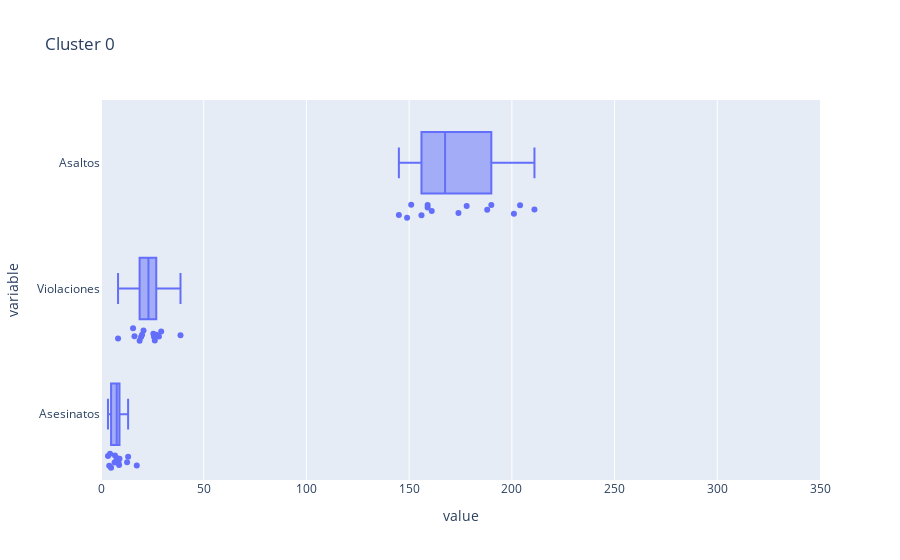

Write notebook code for a chart like this one.
### Code cell
# Se grafican los clusters con box
fig = px.box(clusters0, x=["Asesinatos","Violaciones","Asaltos"],
             points="all", title="Cluster 0",
             range_x=[0, 350]
             )
fig.show()

### Figure 1 — Plotly figure (JSON) as saved in the notebook; plotly's stock layout.template omitted (floating-point values rounded to 4 significant figures)
{"data": [{"alignmentgroup": "True", "boxpoints": "all", "hovertemplate": "value=%{x}<br>variable=%{y}<extra></extra>", "legendgroup": "", "marker": {"color": "#636efa"}, "name": "", "notched": false, "offsetgroup": "", "orientation": "h", "showlegend": false, "type": "box", "x": [8.8, 7.9, 17.4, 4.4, 9, 7.4, 6.6, 4.9, 3.4, 13.2, 12.7, 8.5, 4, 6.8, 19.5, 38.7, 25.8, 16.3, 28.2, 18.8, 20, 29.3, 8.3, 26.9, 25.5, 20.7, 26.2, 15.6, 190, 204, 211, 149, 178, 159, 151, 159, 174, 188, 201, 156, 145, 161], "x0": " ", "xaxis": "x", "y": ["Asesinatos", "Asesinatos", "Asesinatos", "Asesinatos", "Asesinatos", "Asesinatos", "Asesinatos", "Asesinatos", "Asesinatos", "Asesinatos", "Asesinatos", "Asesinatos", "Asesinatos", "Asesinatos", "Violaciones", "Violaciones", "Violaciones", "Violaciones", "Violaciones", "Violaciones", "Violaciones", "Violaciones", "Violaciones", "Violaciones", "Violaciones", "Violaciones", "Violaciones", "Violaciones", "Asaltos", "Asaltos", "Asaltos", "Asaltos", "Asaltos", "Asaltos", "Asaltos", "Asaltos", "Asaltos", "Asaltos", "Asaltos", "Asaltos", "Asaltos", "Asaltos"], "y0": " ", "yaxis": "y"}], "layout": {"boxmode": "group", "legend": {"tracegroupgap": 0}, "title": {"text": "Cluster 0"}, "xaxis": {"anchor": "y", "domain": [0, 1], "range": [0, 350], "title": {"text": "value"}}, "yaxis": {"anchor": "x", "domain": [0, 1], "title": {"text": "variable"}}}}
